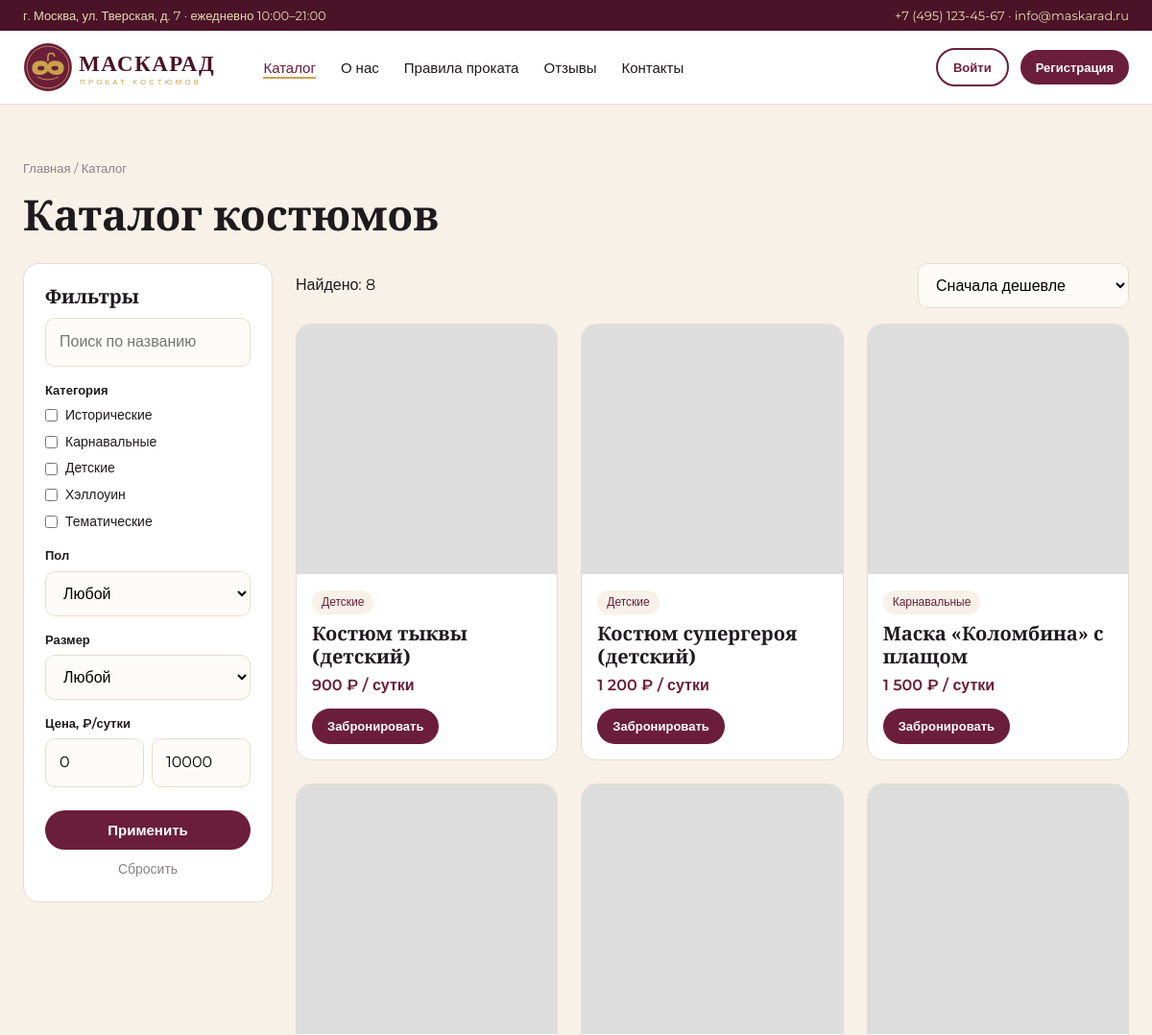
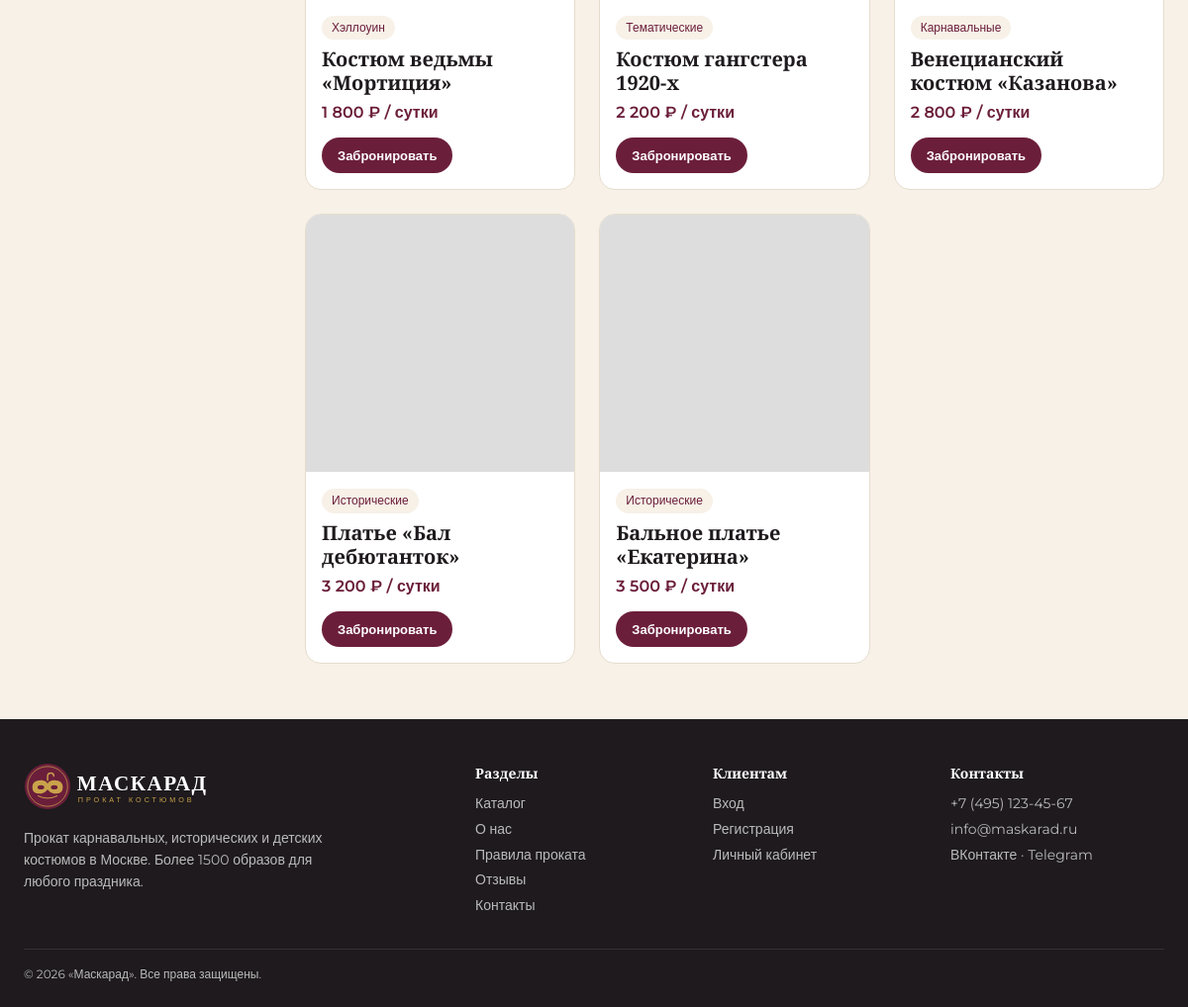
Screenshot of /catalog.php with the database file from the repository (2 pictures, top to bottom).
### tables this page shows
CREATE TABLE categories (
  category_id INT AUTO_INCREMENT PRIMARY KEY,
  category_name VARCHAR(50) NOT NULL,
  description VARCHAR(255),
  image_url VARCHAR(255)
);

CREATE TABLE costumes (
  costume_id INT AUTO_INCREMENT PRIMARY KEY,
  category_id INT NOT NULL,
  costume_name VARCHAR(100) NOT NULL,
  description TEXT,
  gender ENUM('Женский','Мужской','Унисекс','Детский') NOT NULL,
  sizes VARCHAR(50) NOT NULL,
  price_per_day DECIMAL(8,2) NOT NULL,
  deposit DECIMAL(8,2) NOT NULL,
  image_url VARCHAR(255),
  FOREIGN KEY (category_id) REFERENCES categories(category_id) ON DELETE RESTRICT
);

### includes/db.php (the view, shortened to what this page needs)
<?php
function e($s) { return htmlspecialchars((string)$s, ENT_QUOTES, 'UTF-8'); }
function money($v) { return number_format((float)$v, 0, ',', ' ') . ' ₽'; }
function costume_card($c) {
    return '<a class="card" href="costume.php?id=' . (int)$c['costume_id'] . '"><div class="ph" style="background-image:url(' . e($c['image_url']) . ')"></div>'
        . '<div class="bd"><span class="tag">' . e($c['category_name']) . '</span><h3 style="margin-top:8px">' . e($c['costume_name']) . '</h3>'
        . '<div class="pr">' . money($c['price_per_day']) . ' / сутки</div><span class="btn sm">Забронировать</span></div></a>';
}

### catalog.php (shortened to what this page needs)
<?php
require 'includes/db.php';
$cats = $pdo->query('SELECT * FROM categories')->fetchAll();
$where = []; $params = [];
$sel = array_map('intval', (array)($_GET['cat'] ?? []));
$min = (int)($_GET['min'] ?? 0); $max = (int)($_GET['max'] ?? 10000);
$where[] = 'c.price_per_day BETWEEN ? AND ?'; array_push($params, $min, $max);
$order = ($_GET['sort'] ?? '') === 'desc' ? 'DESC' : 'ASC';
$st = $pdo->prepare('SELECT c.*, cat.category_name FROM costumes c JOIN categories cat USING(category_id)
    WHERE ' . implode(' AND ', $where) . " ORDER BY c.price_per_day $order");
$st->execute($params);
$items = $st->fetchAll();
require 'includes/header.php';
?>
<section><div class="wrap">
  <div class="crumbs">Главная / Каталог</div><h1 style="margin-bottom:24px">Каталог костюмов</h1>
  <form class="grid" style="grid-template-columns:260px 1fr">
    <div class="side">
      <h3>Фильтры</h3>
      <input name="q" placeholder="Поиск по названию" value="<?= e($_GET['q'] ?? '') ?>">
      <label>Категория</label>
      <?php foreach ($cats as $c): ?>
        <div class="chk"><input type="checkbox" name="cat[]" value="<?= $c['category_id'] ?>" <?= in_array($c['category_id'], $sel) ? 'checked' : '' ?>><?= e($c['category_name']) ?></div>
      <?php endforeach; ?>
      <label>Пол</label>
      <select name="gender"><option value="">Любой</option>
      </select>
      <label>Размер</label>
      <select name="size"><option value="">Любой</option>
      </select>
      <label>Цена, ₽/сутки</label>
      <div style="display:flex;gap:8px"><input name="min" type="number" min="0" value="<?= $min ?>"><input name="max" type="number" min="0" value="<?= $max ?>"></div><br>
      <button class="btn" style="width:100%">Применить</button>
      <a href="catalog.php" style="display:block;text-align:center;margin-top:10px;font-size:14px;color:var(--grey)">Сбросить</a>
    </div>
    <div>
      <div style="display:flex;justify-content:space-between;align-items:center;margin-bottom:16px">
        <span>Найдено: <?= count($items) ?></span>
        <select name="sort" style="width:220px" onchange="this.form.submit()">
          <option value="asc">Сначала дешевле</option><option value="desc" <?= $order === 'DESC' ? 'selected' : '' ?>>Сначала дороже</option>
        </select>
      </div>
      <div class="grid g3"><?php foreach ($items as $c) echo costume_card($c); ?></div>
    </div>
  </form>
</div></section>
<?php require 'includes/footer.php'; ?>

### css/style.css (style rules this page uses)
:root { --wine:#6B1E3A;--wine-d:#4A1328;--gold:#C9A24B;--cream:#F7F1E8;--ink:#1E1A1D;--teal:#2F6F6B;--grey:#8A8286;--line:#E6DCCD }
* { box-sizing:border-box;margin:0;padding:0 }
body { font-family:Montserrat,Arial,sans-serif;color:var(--ink);background:var(--cream);font-size:16px;line-height:1.55 }
a { color:inherit;text-decoration:none }
h1,h2,h3 { font-family:'Playfair Display',Georgia,serif;font-weight:700;line-height:1.2 }
h1 { font-size:44px }
h3 { font-size:20px }
.wrap { max-width:1200px;margin:0 auto;padding:0 24px }
.btn { display:inline-block;background:var(--wine);color:#fff;padding:12px 26px;border-radius:30px;font-weight:600;font-size:15px;border:0;cursor:pointer }
.btn.sm { padding:8px 16px;font-size:13px }
section { padding:56px 0 }
.grid { display:grid;gap:24px }
.g3 { grid-template-columns:repeat(3,1fr) }
.card { background:#fff;border-radius:16px;overflow:hidden;border:1px solid var(--line) }
.card .ph { height:260px;background:#ddd center/cover }
.card .bd { padding:16px }
.card .pr { color:var(--wine);font-weight:600;margin:6px 0 12px }
.tag { display:inline-block;font-size:12px;background:var(--cream);color:var(--wine);padding:3px 10px;border-radius:20px;margin-right:4px }
label { display:block;font-size:13px;font-weight:600;margin:14px 0 6px }
input,select,textarea { width:100%;padding:12px 14px;border:1px solid var(--line);border-radius:10px;font:inherit;background:#FDFBF7 }
.side { background:#fff;border-radius:16px;padding:22px;border:1px solid var(--line);align-self:start }
.side h3 { margin-bottom:10px }
.side .chk { display:flex;gap:8px;align-items:center;font-size:14px;margin:6px 0 }
.side .chk input { width:auto }
.crumbs { font-size:13px;color:var(--grey);margin-bottom:12px }

### rows the page displays
categories: category_name "Исторические"
categories: category_name "Карнавальные"
categories: category_name "Детские"
categories: category_name "Хэллоуин"
categories: category_name "Тематические"
costumes: category.category_name "Детские", costume_name "Костюм тыквы (детский)", price_per_day "900 ₽"
costumes: category.category_name "Детские", costume_name "Костюм супергероя (детский)", price_per_day "1 200 ₽"
costumes: category.category_name "Карнавальные", costume_name "Маска «Коломбина» с плащом", price_per_day "1 500 ₽"
costumes: category.category_name "Хэллоуин", costume_name "Костюм ведьмы «Мортиция»", price_per_day "1 800 ₽"
costumes: category.category_name "Тематические", costume_name "Костюм гангстера 1920-х", price_per_day "2 200 ₽"
costumes: category.category_name "Карнавальные", costume_name "Венецианский костюм «Казанова»", price_per_day "2 800 ₽"
costumes: category.category_name "Исторические", costume_name "Платье «Бал дебютанток»", price_per_day "3 200 ₽"
costumes: category.category_name "Исторические", costume_name "Бальное платье «Екатерина»", price_per_day "3 500 ₽"

### other values shown
$text "Каталог"
$text "О нас"
$text "Правила проката"
$text "Отзывы"
$text "Контакты"
count($items) "8"
